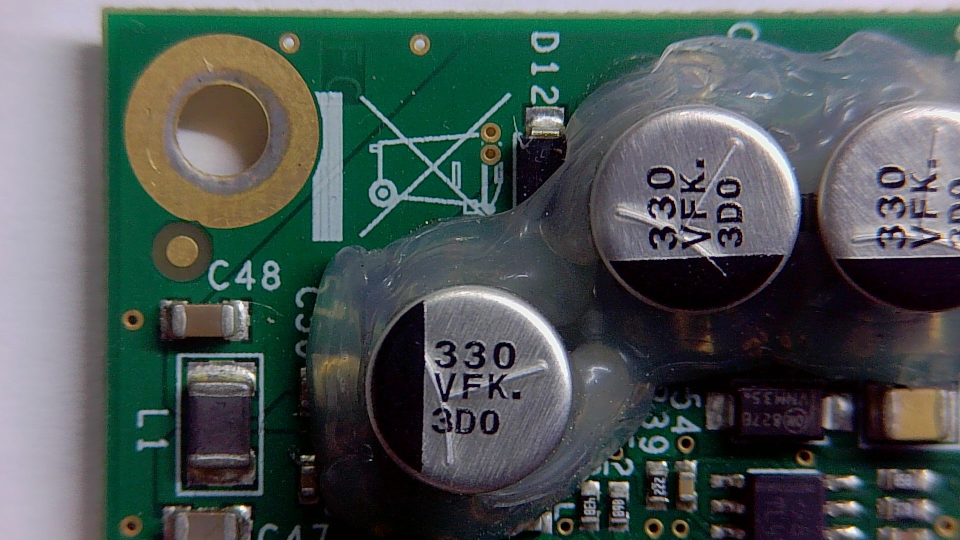
#> input picture assets/samples/partial-zip/局部图片/20261109-184132-411.jpg, 1920 x 1080 px (shown at 1/2 size)
$ python -i structure_tree.py   (imports and definitions only)
#> lines starting #> are read from the running program, lines starting #| are printed output that depends on the picture; after the words box and inside, x2 and y2 are one past the last pixel; in counts of white or black regions, pixels touching at a corner belong together
"""Structure-tree recognition model for later single-component matching.

This module encodes the planned data model: binary shape primitives, a
component unit (a QR-code-like minimal record), combination / tree nodes,
and a board-level snapshot. ``extract_structure_tree`` is a first, cheap
extractor that drops tiny or messy blobs, classifies remaining contours,
and records relative positions. It is not the live pose matcher;
``ConstellationMatcher`` remains the default localizer.
"""

from __future__ import annotations

from dataclasses import dataclass, field

import cv2
import numpy as np

# Tiny clutter and speckled gradient crumbs stay out of the recognition map.
_MIN_AREA = 48
_MAX_NOISE_AREA = 24
_MIN_SOLIDITY = 0.35
# Classification tolerances: tight enough to be useful, loose enough not to flake.
_CIRCULARITY_MIN = 0.72
_CIRCLE_ASPECT_MAX = 1.40
_SQUARE_ASPECT_MAX = 1.25
_RECT_EXTENT_MIN = 0.72
_LINE_ASPECT_MIN = 4.0
_BLOCK_MIN_AREA = 400
_NEAR_PX = 160.0

KIND_CIRCLE = "circle"
KIND_SQUARE = "square"
KIND_RECT = "rect"
KIND_LINE = "line"
KIND_BLOCK = "block"
SHAPE_KINDS = (KIND_SQUARE, KIND_RECT, KIND_CIRCLE, KIND_LINE, KIND_BLOCK)


@dataclass
class ShapePrimitive:
    """A clean binary shape: square, rectangle, circle, line, or large block."""

    kind: str
    center: tuple[float, float]
    size: tuple[float, float]
    area: float
    orientation_deg: float = 0.0
    contour: list[list[float]] = field(default_factory=list)

    # [9 lines left out: function to_dict, not called in this run]


@dataclass
class RelativeRelation:
    """Position of one primitive or unit relative to another."""

    src: int
    dst: int
    dx: float
    dy: float
    distance: float

    # [8 lines left out: function to_dict, not called in this run]


@dataclass
class ComponentUnit:
    """QR-code-like minimal data unit: one component plus nearby relations.

    Outline, size, and positions relative to pads, small vias, traces, or
    labels form one tolerant record. Matching must not be pixel-exact.
    """

    unit_id: str
    outline: ShapePrimitive | None
    size: tuple[float, float]
    primitives: list[int] = field(default_factory=list)
    relations: list[RelativeRelation] = field(default_factory=list)

    # [8 lines left out: function to_dict, not called in this run]


@dataclass
class CombinationNode:
    """Two or more nearby component units that cross-check each other."""

    node_id: str
    members: list[str]
    relations: list[RelativeRelation] = field(default_factory=list)

    # [6 lines left out: function to_dict, not called in this run]


@dataclass
class StructureSnapshot:
    """Board-level or view-level structure-tree snapshot."""

    primitives: list[ShapePrimitive] = field(default_factory=list)
    units: list[ComponentUnit] = field(default_factory=list)
    combinations: list[CombinationNode] = field(default_factory=list)
    relations: list[RelativeRelation] = field(default_factory=list)
    image_size: tuple[int, int] | None = None

    # [8 lines left out: function to_dict, not called in this run]

    def kinds(self) -> list[str]:
        return [item.kind for item in self.primitives]


def extract_structure_tree(
    image: np.ndarray,
    *,
    min_area: int = _MIN_AREA,
    near_px: float = _NEAR_PX,
) -> StructureSnapshot:
    """Build a clean recognition map from an image.

    Tiny clutter and messy gradient crumbs are dropped. Remaining contours
    are classified into circle / rect / square / line-like / large block,
    then relative positions are recorded. This is a first extractable slice,
    not a full component-pin-trace tree and not the live pose matcher.
    """
    if image is None or image.size == 0:
        return StructureSnapshot()
    height, width = image.shape[:2]
    binary = _clean_binary(image)
    contours, _ = cv2.findContours(binary, cv2.RETR_EXTERNAL, cv2.CHAIN_APPROX_SIMPLE)
    primitives: list[ShapePrimitive] = []
    for contour in contours:
        primitive = _classify_contour(contour, min_area=min_area)
        if primitive is not None:
            primitives.append(primitive)
    primitives.sort(key=lambda item: (-item.area, item.center[1], item.center[0]))
    relations = _pairwise_relations(primitives)
    units = _component_units(primitives, relations, near_px=near_px)
    combinations = _combination_nodes(units, near_px=near_px)
    return StructureSnapshot(
        primitives=primitives,
        units=units,
        combinations=combinations,
        relations=relations,
        image_size=(int(width), int(height)),
    )


def _clean_binary(image: np.ndarray) -> np.ndarray:
    gray = cv2.cvtColor(image, cv2.COLOR_BGR2GRAY) if image.ndim == 3 else image
    blur = cv2.GaussianBlur(gray, (5, 5), 0)
    _threshold, binary = cv2.threshold(blur, 0, 255, cv2.THRESH_BINARY_INV + cv2.THRESH_OTSU)
    # Drop isolated speckles; keep lines and component-scale blocks.
    open_kernel = np.ones((3, 3), dtype=np.uint8)
    cleaned = cv2.morphologyEx(binary, cv2.MORPH_OPEN, open_kernel, iterations=1)
    n_labels, labels, stats, _centroids = cv2.connectedComponentsWithStats(cleaned, connectivity=8)
    kept = np.zeros_like(cleaned)
    for label in range(1, n_labels):
        area = int(stats[label, cv2.CC_STAT_AREA])
        if area >= _MAX_NOISE_AREA:
            kept[labels == label] = 255
    return kept


def _classify_contour(contour: np.ndarray, *, min_area: int) -> ShapePrimitive | None:
    area = float(cv2.contourArea(contour))
    if area < float(min_area):
        return None
    hull = cv2.convexHull(contour)
    hull_area = float(cv2.contourArea(hull)) or 1.0
    solidity = area / hull_area
    if solidity < _MIN_SOLIDITY and area < _BLOCK_MIN_AREA:
        # Messy gradient crumbs: irregular and not a large uniform block.
        return None
    perimeter = float(cv2.arcLength(contour, True)) or 1.0
    circularity = float(4.0 * np.pi * area / (perimeter * perimeter))
    rect = cv2.minAreaRect(contour)
    (center_x, center_y), (raw_w, raw_h), angle = rect
    width = float(max(raw_w, raw_h, 1.0))
    height = float(max(min(raw_w, raw_h), 1.0))
    aspect = width / height
    extent = area / max(width * height, 1.0)
    if aspect >= _LINE_ASPECT_MIN and extent >= 0.45:
        kind = KIND_LINE
    elif circularity >= _CIRCULARITY_MIN and aspect <= _CIRCLE_ASPECT_MAX:
        kind = KIND_CIRCLE
        width = height = float(np.sqrt(area / np.pi) * 2.0)
    elif extent >= _RECT_EXTENT_MIN and aspect <= _SQUARE_ASPECT_MAX:
        kind = KIND_SQUARE
    elif extent >= _RECT_EXTENT_MIN:
        kind = KIND_RECT
    elif area >= _BLOCK_MIN_AREA:
        kind = KIND_BLOCK
    else:
        return None
    approx = cv2.approxPolyDP(contour, max(1.0, 0.01 * perimeter), True)
    points = [[float(pt[0][0]), float(pt[0][1])] for pt in approx]
    return ShapePrimitive(
        kind=kind,
        center=(float(center_x), float(center_y)),
        size=(width, height),
        area=area,
        orientation_deg=float(angle),
        contour=points,
    )


def _pairwise_relations(primitives: list[ShapePrimitive]) -> list[RelativeRelation]:
    relations: list[RelativeRelation] = []
    for src, left in enumerate(primitives):
        for dst in range(src + 1, len(primitives)):
            right = primitives[dst]
            dx = float(right.center[0] - left.center[0])
            dy = float(right.center[1] - left.center[1])
            relations.append(
                RelativeRelation(
                    src=src,
                    dst=dst,
                    dx=dx,
                    dy=dy,
                    distance=float(np.hypot(dx, dy)),
                )
            )
    return relations


def _component_units(
    primitives: list[ShapePrimitive],
    relations: list[RelativeRelation],
    *,
    near_px: float,
) -> list[ComponentUnit]:
    """Treat each outline-like shape as a unit and attach nearby support shapes."""
    units: list[ComponentUnit] = []
    outline_kinds = {KIND_RECT, KIND_SQUARE, KIND_CIRCLE, KIND_BLOCK}
    for index, primitive in enumerate(primitives):
        if primitive.kind not in outline_kinds:
            continue
        nearby = [
            item
            for item in relations
            if item.distance <= near_px and (item.src == index or item.dst == index)
        ]
        members = {index}
        for item in nearby:
            members.add(item.dst if item.src == index else item.src)
        units.append(
            ComponentUnit(
                unit_id=f"u{index:03d}",
                outline=primitive,
                size=primitive.size,
                primitives=sorted(members),
                relations=nearby,
            )
        )
    return units


def _combination_nodes(units: list[ComponentUnit], *, near_px: float) -> list[CombinationNode]:
    """Pair nearby units into combination nodes; more units add cross-checks."""
    nodes: list[CombinationNode] = []
    for index, left in enumerate(units):
        if left.outline is None:
            continue
        for other in units[index + 1 :]:
            if other.outline is None:
                continue
            dx = float(other.outline.center[0] - left.outline.center[0])
            dy = float(other.outline.center[1] - left.outline.center[1])
            distance = float(np.hypot(dx, dy))
            if distance > near_px:
                continue
            nodes.append(
                CombinationNode(
                    node_id=f"c{len(nodes):03d}",
                    members=[left.unit_id, other.unit_id],
                    relations=[
                        RelativeRelation(src=index, dst=units.index(other), dx=dx, dy=dy, distance=distance)
                    ],
                )
            )
    return nodes

>>> import cv2
>>> picture = cv2.imread('../../assets/samples/partial-zip/局部图片/20261109-184132-411.jpg')
#> picture is the input picture: shape (1080, 1920, 3); mean B, G, R 83.7, 85.9, 74.9
>>> result = extract_structure_tree(picture)
#> in _clean_binary, `gray = cv2.cvtColor(image, cv2.COLOR_BGR2GRAY) if image.ndim == 3 else..`:
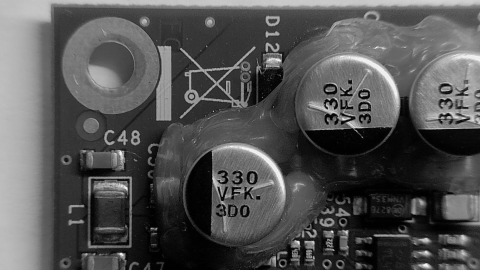
#> gray: shape (1080, 1920) (shown at 1/4 size); min 0, max 254, mean 82.3
#> in _clean_binary, `_threshold, binary = cv2.threshold(blur, 0, 255, cv2.THRESH_BINARY_INV..`:
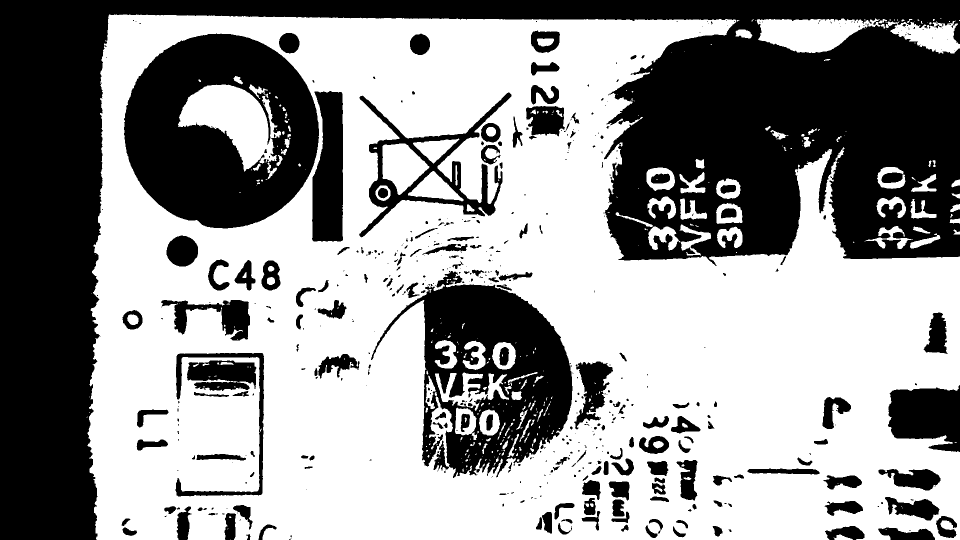
#> binary: shape (1080, 1920) (shown at 1/2 size); 58.7% white; 501 black regions (294 under 20 px), largest, box (x1, y1, x2, y2) and area: (0, 0, 1920, 1080) 533682, (248, 67, 638, 457) 99084, (742, 542, 1145, 956) 74679
#> in _clean_binary, `cleaned = cv2.morphologyEx(binary, cv2.MORPH_OPEN, open_kernel, iterat..`:
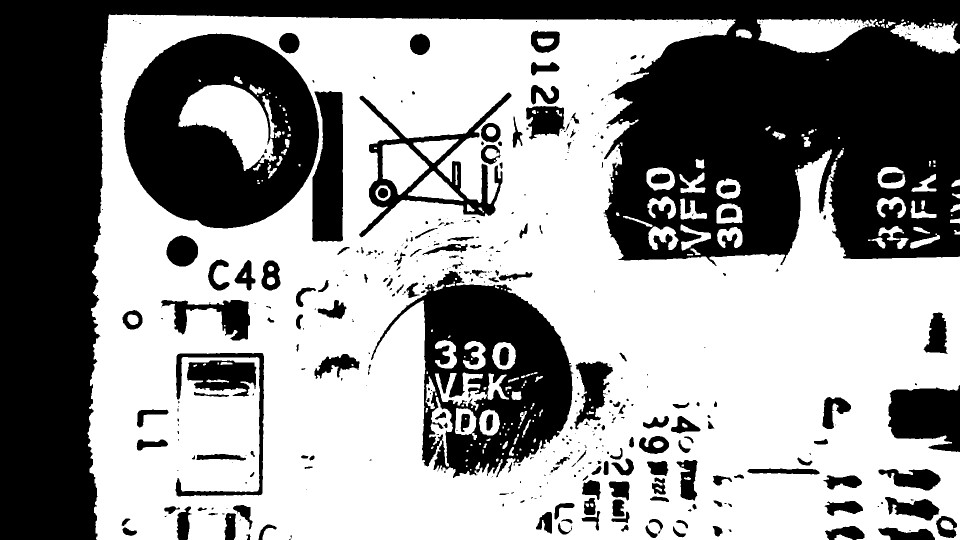
#> cleaned: shape (1080, 1920) (shown at 1/2 size); 58.4% white; 428 black regions (238 under 20 px), largest, box (x1, y1, x2, y2) and area: (0, 0, 1920, 1080) 535281, (248, 67, 638, 457) 99435, (742, 542, 1147, 956) 77701
#> in _clean_binary, `n_labels, labels, stats, _centroids = cv2.connectedComponentsWithStats..`:
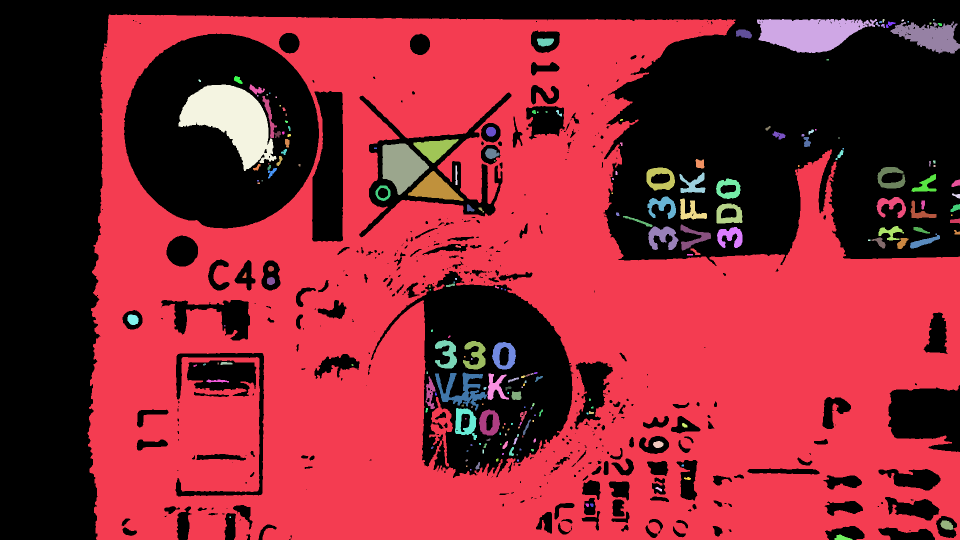
#> labels: shape (1080, 1920) int32 (shown at 1/2 size); 215 distinct labels, from 0 to 214; one colour per label, 0 black
#> in _clean_binary, `n_labels, labels, stats, _centroids = cv2.connectedComponentsWithStats..`: n_labels = 215; stats = 215 rows, first 6: [0, 0, 1920, 1080, 861730], [175, 29, 1745, 1051, 1125941], [1514, 37, 240, 69, 10922], [1765, 38, 4, 7, 24], [1803, 39, 5, 4, 17], [1866, 38, 3, 3, 9]
#> the loop in _clean_binary, `for label in range(1, n_labels):` made 214 passes
#> area on passes 1 to 3: 1125941, 10922, 24
#> after the loop in _clean_binary, `for label in range(1, n_labels):`:
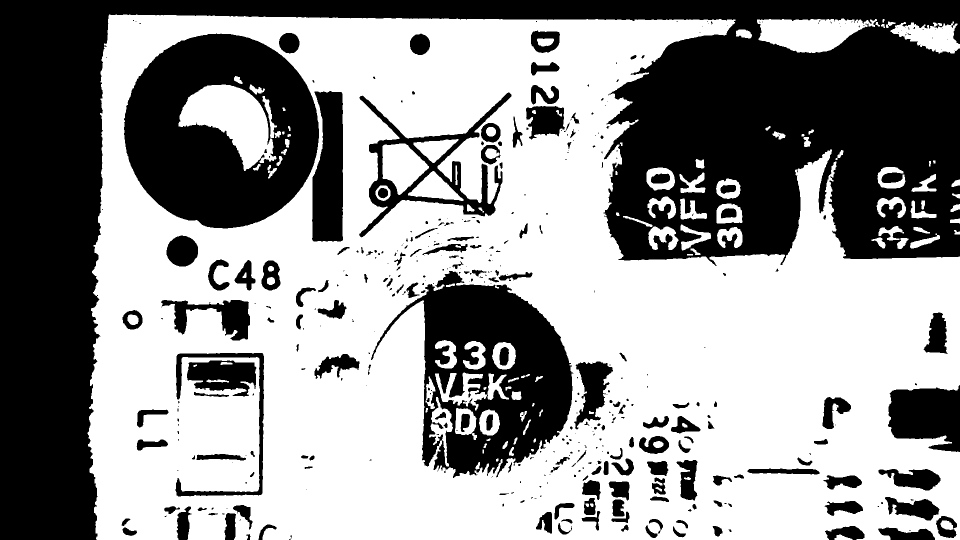
#> kept: shape (1080, 1920) (shown at 1/2 size); 58.4% white; 428 black regions (238 under 20 px)
#> in extract_structure_tree, `contours, _ = cv2.findContours(binary, cv2.RETR_EXTERNAL, cv2.CHAIN_AP..`: contours = 49 contours, 5 with area under 20; largest, box (x1, y1, x2, y2) and area: (175, 29, 1920, 1080) 1475114, (1514, 37, 1754, 106) 10658, (1781, 43, 1920, 107) 4871, (1293, 335, 1350, 381) 2079, (1433, 407, 1485, 447) 1742
#> the loop in extract_structure_tree, `for contour in contours:` made 49 passes
#> (area in _classify_contour, hull_area in _classify_contour, solidity in _classify_contour, perimeter in _classify_contour, circularity in _classify_contour, center_x in _classify_contour, center_y in _classify_contour, raw_w in _classify_contour) on passes 6, 8, 9, 10, 11, 12, 14: (569.5, 784.5, 0.726, 159.2, 0.283, 1849.5, 482.4, 63.31), (172.5, 206, 0.837, 78.04, 0.356, 1843, 459.9, 8), (1168, 1767, 0.661, 255.1, 0.225, 1459, 474.5, 41), (1483.5, 2348, 0.632, 305.7, 0.2, 1326.5, 476, 46), (556.5, 1097, 0.507, 198.1, 0.178, 1781.9, 466.5, 50.39), (981.5, 1895.5, 0.518, 266.8, 0.173, 1391.3, 473.5, 59.63), (209.5, 336, 0.624, 136.3, 0.142, 1275.1, 441.8, 6.41)
#> the loop in _pairwise_relations, `for src, left in enumerate(primitives):` made 24 passes
#> the loop in _component_units, `for index, primitive in enumerate(primitives):` made 24 passes
#> the loop in _combination_nodes, `for index, left in enumerate(units):` made 21 passes

$ run again, on assets/samples/partial-zip/局部图片/20261109-184159-641.jpg
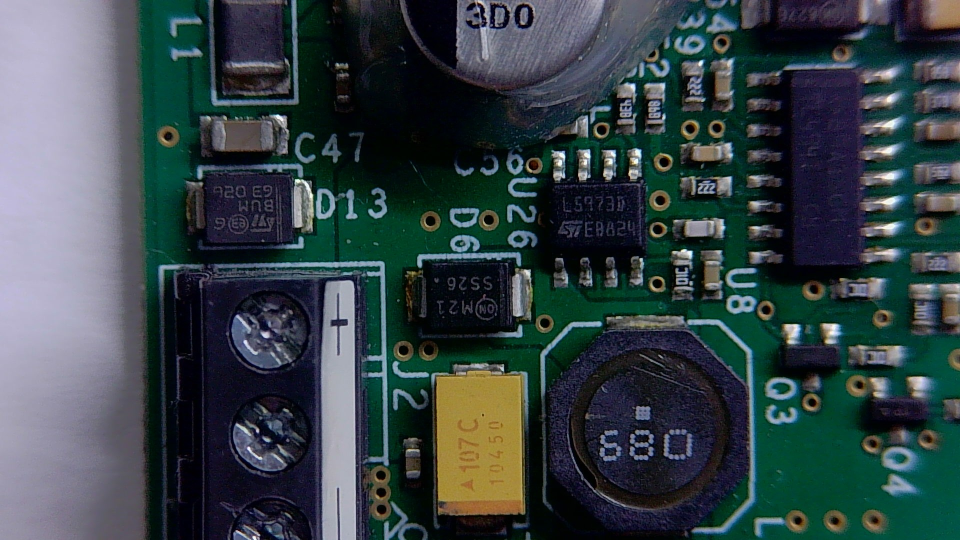
#> input picture assets/samples/partial-zip/局部图片/20261109-184159-641.jpg, 1920 x 1080 px (shown at 1/2 size)
#> picture is the input picture: shape (1080, 1920, 3); mean B, G, R 70.9, 67.5, 54.2
#> in _clean_binary, `_threshold, binary = cv2.threshold(blur, 0, 255, cv2.THRESH_BINARY_INV..`:
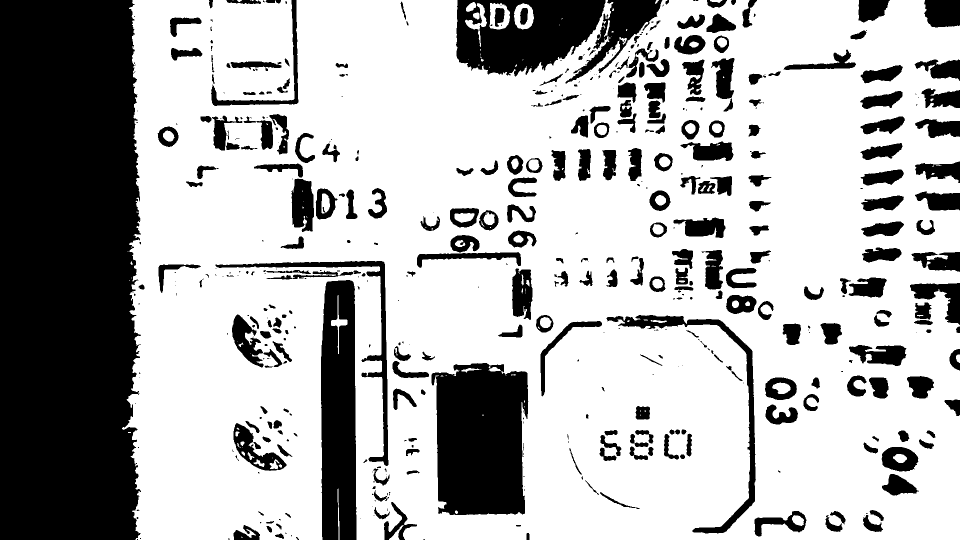
#> binary: shape (1080, 1920) (shown at 1/2 size); 70% white; 513 black regions (203 under 20 px), largest, box (x1, y1, x2, y2) and area: (0, 0, 282, 1080) 291075, (863, 726, 1057, 1030) 50356, (642, 560, 713, 1080) 33737
#> cleaned: shape (1080, 1920); 69.9% white; 434 black regions (153 under 20 px), largest, box (x1, y1, x2, y2) and area: (0, 0, 282, 1080) 291372, (863, 726, 1057, 1030) 50634, (642, 560, 713, 1080) 34102
#> in _clean_binary, `n_labels, labels, stats, _centroids = cv2.connectedComponentsWithStats..`:
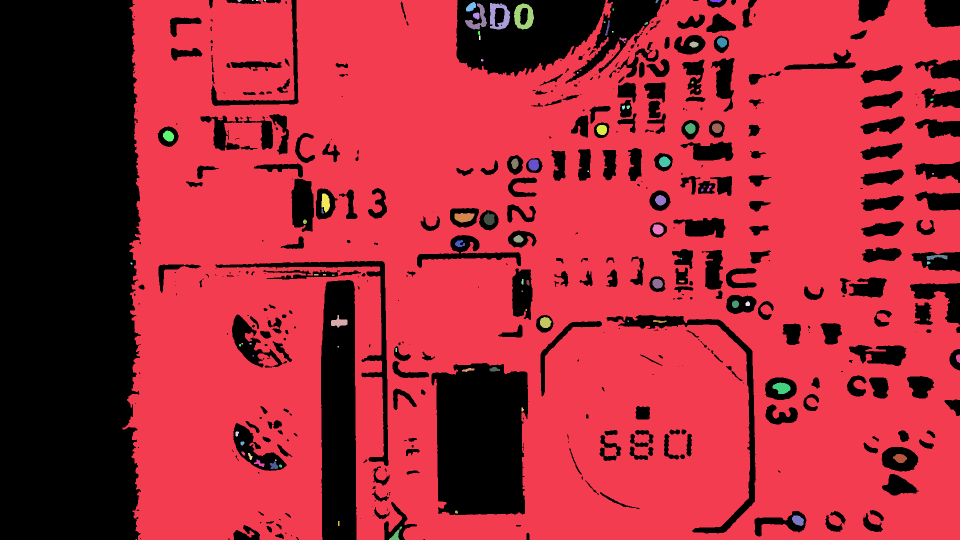
#> labels: shape (1080, 1920) int32 (shown at 1/2 size); 97 distinct labels, from 0 to 96; one colour per label, 0 black
#> n_labels = 97; stats = 97 rows, first 6: [0, 0, 1920, 1080, 624428], [245, 0, 1675, 1080, 1434613], [475, 0, 8, 4, 24], [504, 0, 3, 2, 6], [512, 0, 5, 2, 10], [528, 0, 4, 3, 11]
#> the loop in _clean_binary, `for label in range(1, n_labels):` made 96 passes
#> area on passes 1, 2, 6, 7, 8, 9, 10, 11: 1434613, 24, 24, 91, 252, 788, 1226, 1220
#> contours = 21 contours, 6 with area under 20; largest, box (x1, y1, x2, y2) and area: (245, 0, 1920, 1080) 1663400, (980, 6, 1020, 59) 1714, (1028, 7, 1068, 59) 1581, (930, 7, 974, 59) 695, (662, 630, 695, 655) 386
#> the loop in extract_structure_tree, `for contour in contours:` made 21 passes
#> (area in _classify_contour, hull_area in _classify_contour, solidity in _classify_contour, perimeter in _classify_contour, circularity in _classify_contour, center_x in _classify_contour, center_y in _classify_contour, raw_w in _classify_contour) on passes 3, 6, 12, 13, 14, 15, 16: (89.5, 93, 0.962, 41.9, 0.641, 1915.5, 717, 16), (226.5, 340.5, 0.665, 102, 0.273, 1873.5, 513.8, 41.1), (83, 122, 0.68, 68.97, 0.219, 1215.1, 55.63, 30.26), (121, 126.5, 0.957, 42.97, 0.823, 952, 31.5, 13), (1581, 1631.5, 0.969, 155.1, 0.826, 1047.3, 32.21, 38.82), (695, 1494.5, 0.465, 211.3, 0.196, 957.3, 36.42, 50.94), (1714.5, 1797, 0.954, 182, 0.651, 999.5, 32, 52)
#> after the loop in extract_structure_tree, `for contour in contours:`: primitives = 10 items
#> the loop in _pairwise_relations, `for src, left in enumerate(primitives):` made 10 passes
#> after the loop in _pairwise_relations, `for src, left in enumerate(primitives):`: relations = 45 items
#> the loop in _component_units, `for index, primitive in enumerate(primitives):` made 10 passes
#> after the loop in _component_units, `for index, primitive in enumerate(primitives):`: units = 7 items
#> the loop in _combination_nodes, `for index, left in enumerate(units):` made 7 passes
#> after the loop in _combination_nodes, `for index, left in enumerate(units):`: nodes = 10 items
